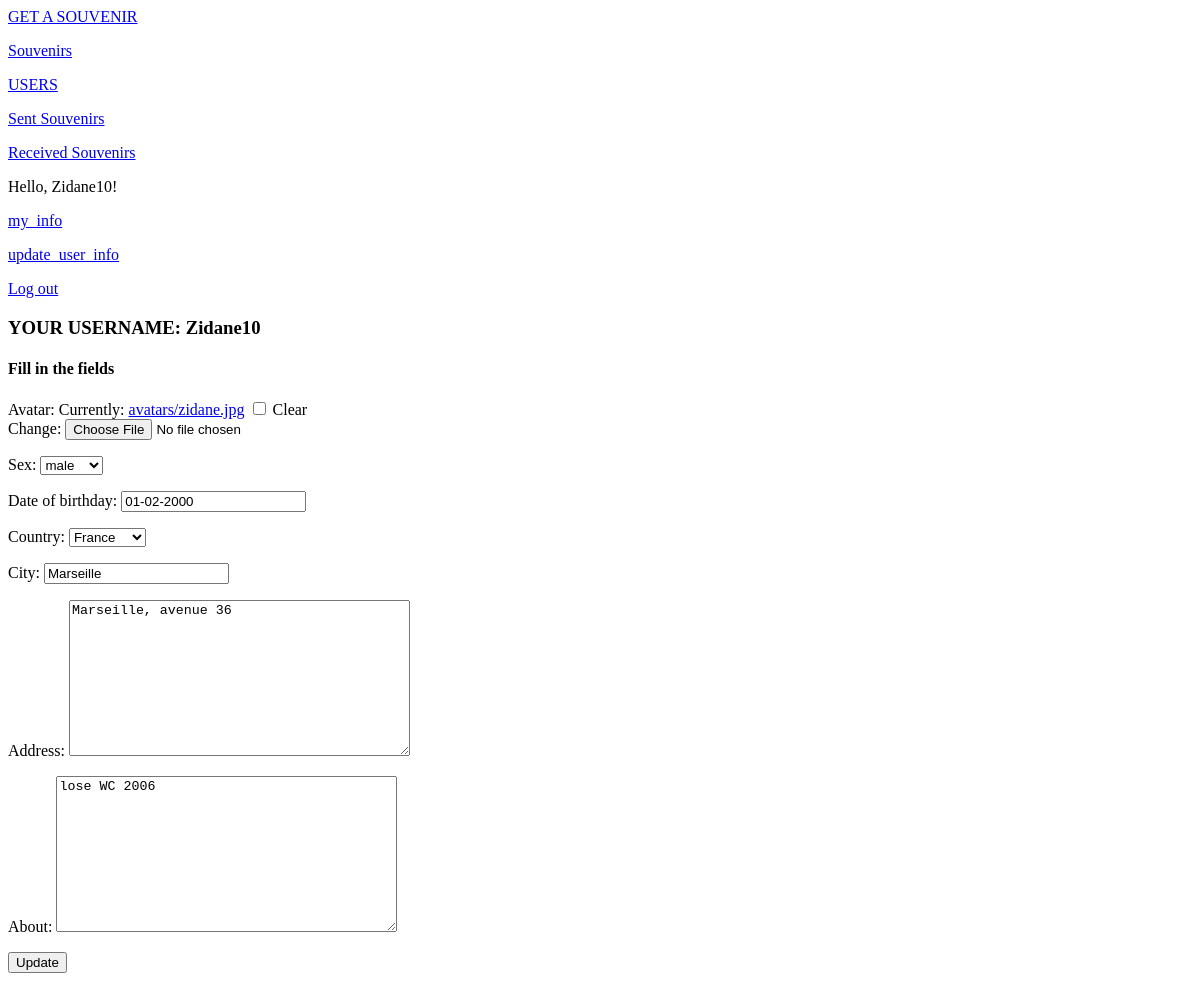
/update_user_info/admin/ (signed in), run on an earlier commit of the app's database.
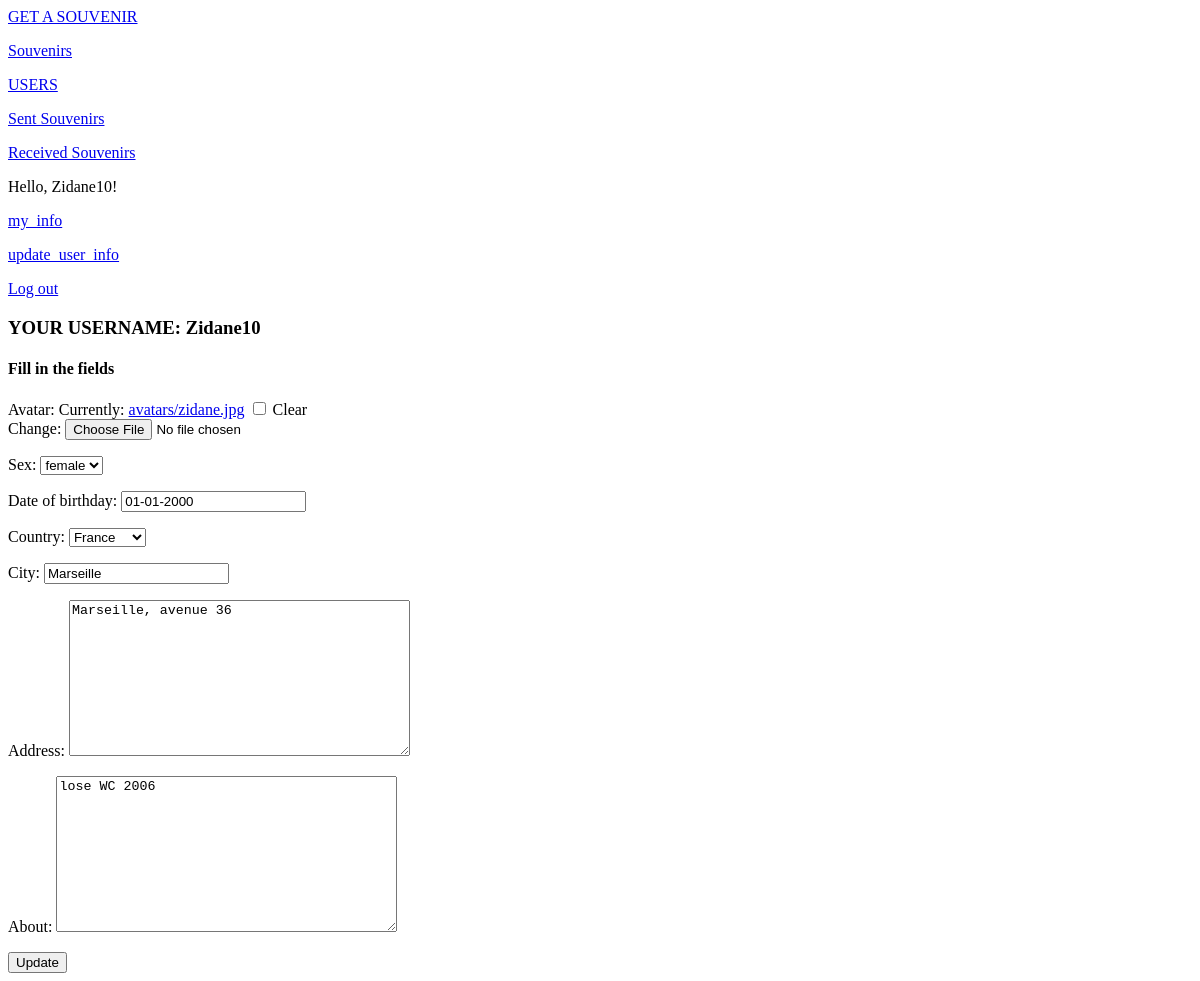
And on a later commit of the database.
### souvenirs_app/models.py (models this page shows, shortened)
class UserInfo(models.Model):
    username = models.OneToOneField(User, on_delete=models.PROTECT, primary_key=True)
    slug = models.SlugField(max_length=30, verbose_name='URL')
    avatar = models.ImageField(upload_to='avatars/', default='no-avatar.jpg', null=True, blank=True)
    sex = models.CharField(max_length=6, choices=(('MALE', 'male'), ('FEMALE', 'female')))
    date_of_birthday = models.DateField(null=True, blank=True)
    country = models.ForeignKey(Country, on_delete=models.PROTECT, related_name='userinfo', unique=False)
    city = models.CharField(max_length=30)
    address = models.TextField(max_length=200)
    about = models.TextField(max_length=500, null=True, blank=True)
    class Meta:
        verbose_name = 'User_information'
        verbose_name_plural = 'User_informations'

### souvenirs_app/views.py (the view)
# urls.py: path('update_user_info/<slug:user_info_slug>/', views.UpdateUserInfo.as_view(), name='update_user_info'),
class UpdateUserInfo(LoginRequiredMixin, UpdateView):
    model = UserInfo
    form_class = UserInfoForm
    template_name = 'souvenirs_app/update_user_info.html'
    def get(self, request, **kwargs):
        try:
            self.model.objects.get(username=self.request.user)
            return super(UpdateUserInfo, self).get(request, **kwargs)
        except self.model.DoesNotExist:
            return redirect(reverse('souvenirs_app:create_user_info'))
    def get_object(self, queryset=None):
        return UserInfo.objects.get(username=self.request.user)

### souvenirs_app/forms.py
class UserInfoForm(forms.ModelForm):
    date_of_birthday = forms.DateField(widget=forms.DateInput(format='%d-%m-%Y'))
    class Meta:
        model = UserInfo
        exclude = ['username', 'slug']

### souvenirs_app/models.py (called while the page is built)
    def __str__(self):
        return self.title

### souvenirs_app/templates/souvenirs_app/update_user_info.html (shortened to what this page needs)
{% extends 'souvenirs_app/base.html' %}
{% block content %}
    <h3>YOUR USERNAME: {{ user.get_username }}</h3>
    <h4>Fill in the fields</h4>
    <form action="{% url 'souvenirs_app:update_user_info' object.slug %}" method="post" enctype="multipart/form-data">
        {{ form.as_p }}
    <input type="submit" value="Update"/>
    </form>
{% endblock content %}

What changed in the data, as far as the page shows it:
changed UserInfo "France": sex "male" → "female"; date_of_birthday "01-02-2000" → "01-01-2000"
